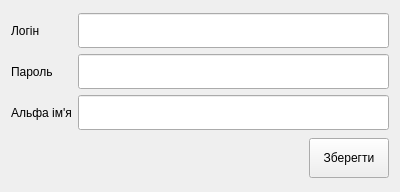
<?xml version="1.0" encoding="UTF-8"?>
<ui version="4.0">
 <class>MessageSettingForm</class>
 <widget class="QWidget" name="MessageSettingForm">
  <property name="geometry">
   <rect>
    <x>0</x>
    <y>0</y>
    <width>400</width>
    <height>192</height>
   </rect>
  </property>
  <property name="windowTitle">
   <string>Налаштування для повідомлень</string>
  </property>
  <layout class="QVBoxLayout" name="verticalLayout">
   <item>
    <layout class="QGridLayout" name="gridLayout">
     <item row="0" column="0">
      <widget class="QLabel" name="label">
       <property name="text">
        <string>Логін</string>
       </property>
      </widget>
     </item>
     <item row="0" column="1">
      <widget class="QLineEdit" name="lineEditLogin">
       <property name="minimumSize">
        <size>
         <width>0</width>
         <height>35</height>
        </size>
       </property>
      </widget>
     </item>
     <item row="1" column="0">
      <widget class="QLabel" name="label_2">
       <property name="text">
        <string>Пароль</string>
       </property>
      </widget>
     </item>
     <item row="1" column="1">
      <widget class="QLineEdit" name="lineEditPassword">
       <property name="minimumSize">
        <size>
         <width>0</width>
         <height>35</height>
        </size>
       </property>
       <property name="echoMode">
        <enum>QLineEdit::Password</enum>
       </property>
      </widget>
     </item>
     <item row="2" column="0">
      <widget class="QLabel" name="label_3">
       <property name="text">
        <string>Альфа ім'я</string>
       </property>
      </widget>
     </item>
     <item row="2" column="1">
      <widget class="QLineEdit" name="lineEditAlfaName">
       <property name="minimumSize">
        <size>
         <width>0</width>
         <height>35</height>
        </size>
       </property>
      </widget>
     </item>
    </layout>
   </item>
   <item>
    <layout class="QHBoxLayout" name="horizontalLayout">
     <item>
      <spacer name="horizontalSpacer">
       <property name="orientation">
        <enum>Qt::Horizontal</enum>
       </property>
       <property name="sizeHint" stdset="0">
        <size>
         <width>40</width>
         <height>20</height>
        </size>
       </property>
      </spacer>
     </item>
     <item>
      <widget class="QPushButton" name="pushButtonSaveSettings">
       <property name="minimumSize">
        <size>
         <width>0</width>
         <height>40</height>
        </size>
       </property>
       <property name="text">
        <string>Зберегти</string>
       </property>
      </widget>
     </item>
    </layout>
   </item>
  </layout>
 </widget>
 <resources/>
 <connections/>
</ui>
